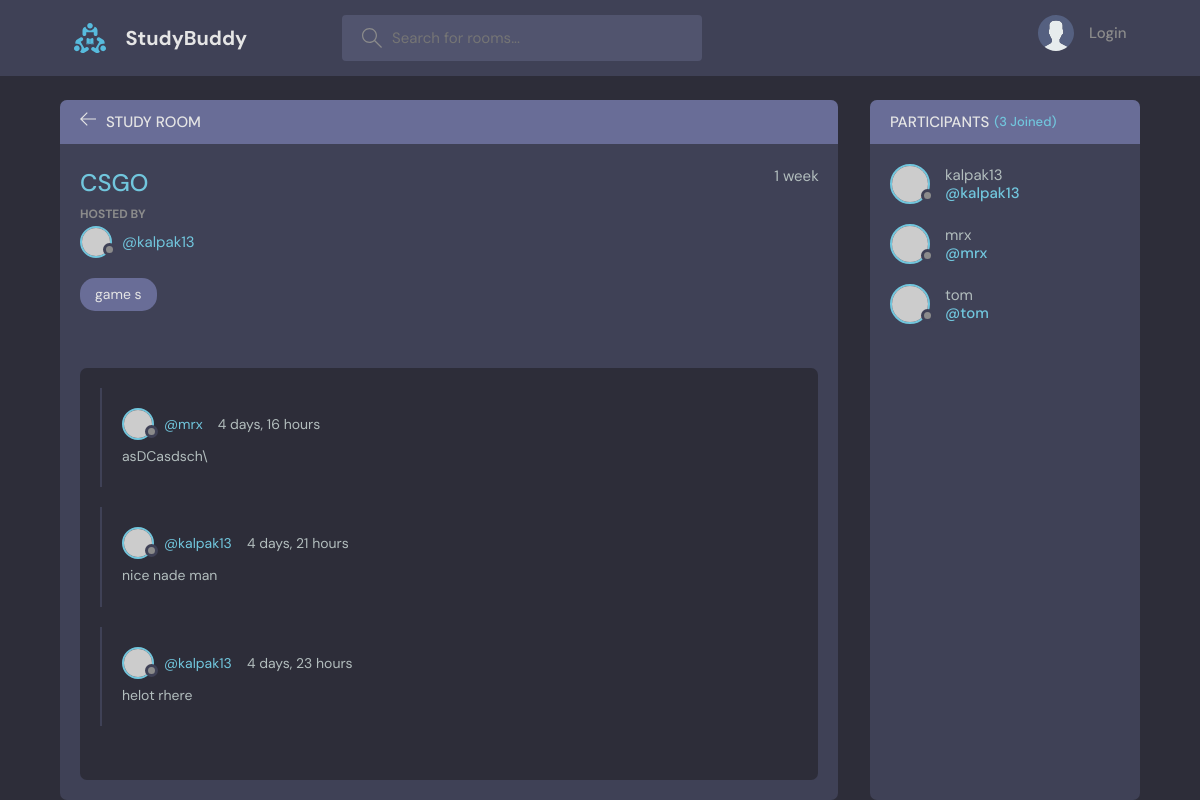
The page /room/4/ on the database its author committed.
### base/models.py (models this page shows, shortened)
class Room(models.Model):
    host = models.ForeignKey(User, null=True, on_delete=models.SET_NULL)
    topic = models.ForeignKey(Topic, null=True, on_delete=models.SET_NULL)
    name = models.CharField(max_length=200)
    description = models.TextField(null=True, blank=True)
    participants=models.ManyToManyField(User,related_name='participants',blank=True)
    updated = models.DateTimeField(auto_now=True)
    created = models.DateTimeField(auto_now_add=True)
    class Meta:
        ordering = ['-updated', 'created']

class Topic(models.Model):
    name = models.CharField(max_length=200)
    def __str__(self):
        return self.name

class Message(models.Model):
    user = models.ForeignKey(User, on_delete=models.CASCADE)
    room = models.ForeignKey(Room, on_delete=models.CASCADE)
    body = models.TextField()
    updated = models.DateTimeField(auto_now=True)
    created = models.DateTimeField(auto_now_add=True)
    class Meta:
        ordering = ['-updated', 'created']

### base/views.py (the view, shortened to what this page needs)
# urls.py: path('room/<str:pk>/',views.Room,name='room'),
def Room(request, pk):
    room = models.Room.objects.get(id=pk)
    messages=room.message_set.all().order_by('-created')
    participants=room.participants.all()
    return render(request, 'base/room.html', {'room': room,'room_messages':messages,'participants':participants})

### base/templates/base/room.html (shortened to what this page needs)
 {% extends 'main.html' %}
 {% load static %}
 {% block Content %}
    <main class="profile-page layout layout--2">
      <div class="container">
        <div class="room">
          <div class="room__top">
            <div class="room__topLeft">
              <a href="{% url 'home' %}">
                <svg version="1.1" xmlns="http://www.w3.org/2000/svg" width="32" height="32" viewBox="0 0 32 32">
                  <title>arrow-left</title>
                  <path
                    d="M13.723 2.286l-13.723 13.714 13.719 13.714 1.616-1.611-10.96-10.96h27.625v-2.286h-27.625l10.965-10.965-1.616-1.607z"
                  ></path>
                </svg>
              </a>
              <h3>Study Room</h3>
            </div>
          </div>
          <div class="room__box scroll">
            <div class="room__header scroll">
              <div class="room__info">
                <h3>{{room.name}}</h3>
                <span>{{room.created|timesince}} </span>
              </div>
              <div class="room__hosted">
                <p>Hosted By</p>
                <a href="{% url 'user_profile' pk=room.host.id %}" class="room__author">
                  <div class="avatar avatar--small">
                    <img src="https://randomuser.me/api/portraits/men/37.jpg" />
                  </div>
                  <span>@{{room.host.username}}</span>
                </a>
              </div>
              <span class="room__topics">{{room.topic}}</span>
            </div>
            <div class="room__conversation">
              <div class="threads scroll">
                {% for message in room_messages %}
                <div class="thread">
                  <div class="thread__top">
                    <div class="thread__author">
                      <a href="{% url 'user_profile' pk=message.user.id %}" class="thread__authorInfo">
                        <div class="avatar avatar--small">
                          <img src="https://randomuser.me/api/portraits/men/37.jpg" />
                        </div>
                        <span>@{{message.user}}</span>
                      </a>
                      <span class="thread__date">{{ message.created|timesince}}</span>
                    </div>
                  </div>
                  <div class="thread__details">
                    {{message.body}}
                  </div>
                </div>
                {% endfor %}
              </div>
            </div>
          </div>
        </div>
        <div class="participants">
          <h3 class="participants__top">Participants <span>({{participants.count}} Joined)</span></h3>
          <div class="participants__list scroll">
            {% for user in participants %}
            <a href="{% url 'user_profile' pk=user.id %}" class="participant">
              <div class="avatar avatar--medium">
                <img src="https://randomuser.me/api/portraits/men/37.jpg" />
              </div>
              <p>
                {{user.username}}
                <span>@{{user.username}}</span>
              </p>
            </a>
            {%endfor%}
          </div>
        </div>
      </div>
    </main>
    {% endblock Content %}

### rows shown on the page
Room: name "CSGO", created "1 week", host.username "kalpak13", topic "game s"
Message: user "mrx", created "4 days, 16 hours", body "asDCasdsch\\"
Message: user "kalpak13", created "4 days, 21 hours", body "nice nade man"
Message: user "kalpak13", created "4 days, 23 hours", body "helot rhere"

### other values the page prints
{{ participants.count }} "3"
{{ user.username }} "kalpak13"
{{ user.username }} "mrx"
{{ user.username }} "tom"
